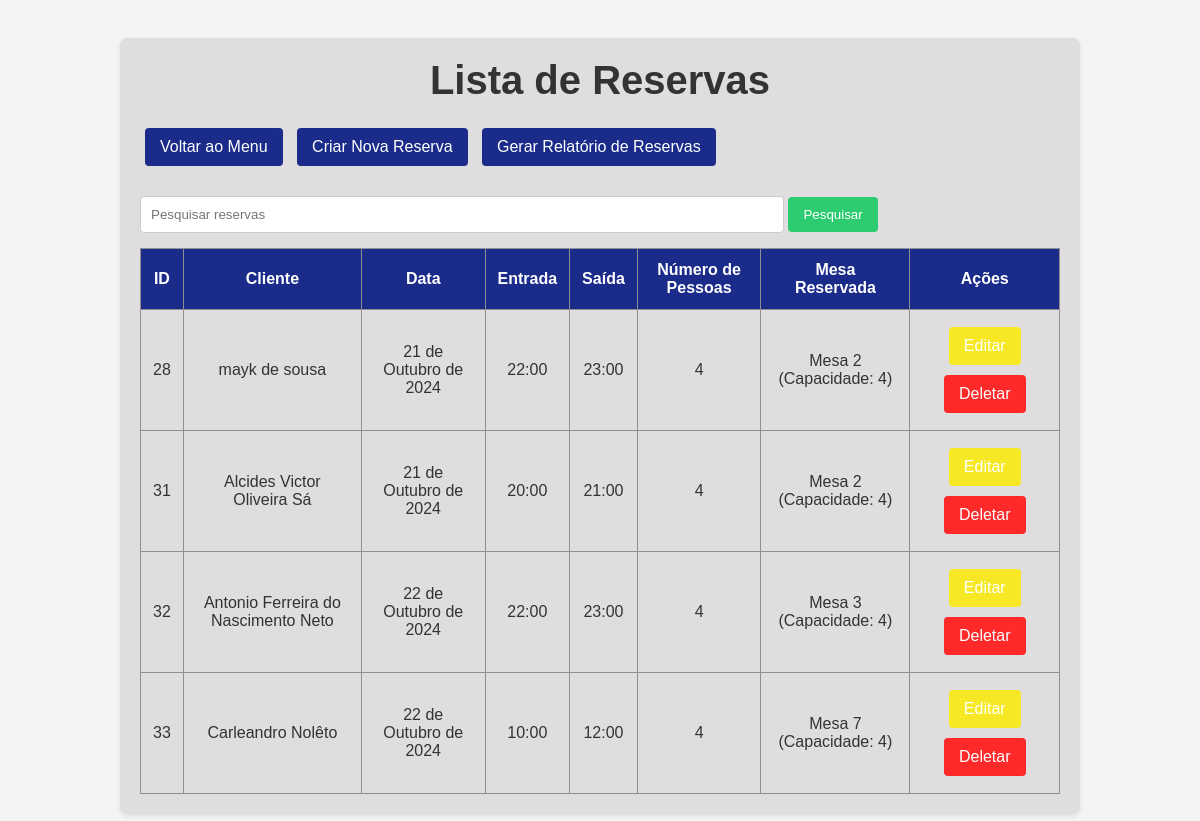
/reservas/ (signed in), run on the app's committed database.
### core/models.py (models this page shows, shortened)
class Reserva(models.Model):
    cliente = models.ForeignKey(Cliente, on_delete=models.CASCADE)  # Relaciona a reserva com o cliente
    mesa = models.ForeignKey(Mesa, on_delete=models.CASCADE)  # Relaciona a reserva com a mesa
    data_reserva = models.DateField()
    hora_entrada = models.TimeField()  # Horário de entrada
    hora_saida = models.TimeField()     # Horário de saída
    num_pessoas = models.IntegerField()

class Cliente(models.Model):
    nome = models.CharField(max_length=255)  # Campo para o nome do cliente
    email = models.EmailField(unique=True)             # Campo para o e-mail do cliente
    telefone = models.CharField(max_length=15)

class Mesa(models.Model):
    numero = models.IntegerField(unique=True)  # Número da mesa
    capacidade = models.IntegerField()  # Capacidade da mesa
    def __str__(self):
        return f'Mesa {self.numero} (Capacidade: {self.capacidade})'

### core/views.py (the view)
# urls.py: path('reservas/', views.lista_reservas, name='lista_reservas'),
@login_required
def lista_reservas(request):
    reservas = Reserva.objects.all().order_by('data_reserva', 'hora_entrada')  # Busca todas as reservas e ordena por data e hora de entrada.
    query = request.GET.get('q')  # Obtém o termo de busca (se houver).
    if query:
        reservas = Reserva.objects.annotate(  # Adiciona um campo "nome_cliente" à query para pesquisar.
            cliente_nome=Concat('cliente__nome', Value(''))  # Concatena o nome do cliente.
        ).filter(cliente__nome__icontains=query)  # Filtra as reservas que contenham o termo buscado.
    else:
        reservas = Reserva.objects.all()  # Caso não haja busca, retorna todas as reservas.
    return render(request, 'core/reservas/lista_reservas.html', {'reservas': reservas})  # Renderiza a lista de reservas.

### core/templates/core/reservas/lista_reservas.html (shortened to what this page needs)
{% block content %}
<head>
    {% load static %}
    <link rel="stylesheet" href="{% static 'css/lista.css' %}">
</head>
<div class="container">
    <h1>Lista de Reservas</h1>
    <a href="{% url 'menu' %}" class="button">Voltar ao Menu</a>
    <a href="{% url 'criar_reserva' %}" class="button">Criar Nova Reserva</a>
    <a href="{% url 'gerar_relatorio_reservas' %}" target="_blank" class="button">Gerar Relatório de Reservas</a>
    <form method="GET" action="{% url 'lista_reservas' %}">
        <input class="pesquisa"  type="text" name="q" placeholder="Pesquisar reservas" autocomplete="off">
        <button type="submit">Pesquisar</button>
    </form>
    <table>
        <thead>
            <tr>
                <th>ID</th>
                <th>Cliente</th>
                <th>Data</th>
                <th>Entrada</th>
                <th>Saída</th>
                <th>Número de Pessoas</th>
                <th>Mesa Reservada</th>
                <th>Ações</th>
            </tr>
        </thead>
        <tbody>
            {% for reserva in reservas %}
            <tr>
                <td>{{ reserva.id }}</td>
                <td>{{ reserva.cliente.nome }}</td>
                <td>{{ reserva.data_reserva }}</td>
                <td>{{ reserva.hora_entrada }}</td>
                <td>{{ reserva.hora_saida}}</td>
                <td>{{ reserva.num_pessoas }}</td>
                <td>{{ reserva.mesa }}</td>
                <td>
                    <a href="{% url 'editar_reserva' reserva.id %}" class="button-editar">Editar</a>
                    <a href="{% url 'deletar_reserva' reserva.id %}" class="button-deletar">Deletar</a>
                </td>
            </tr>
            {% empty %}
            <tr>
                <td colspan="5">Nenhuma reserva encontrada.</td>
            </tr>
            {% endfor %}
        </tbody>
    </table>
</div>
{% endblock %}

### core/static/css/lista.css (style rules this page uses)
* { margin: 0; padding: 0; box-sizing: border-box; }
.container { width: 80%; margin: 20px auto; padding: 20px; background-color: #dfdddd; border-radius: 8px; box-shadow: 0 2px 5px rgba(0, 0, 0, 0.1); }
h1 { font-size: 2.5em; margin-bottom: 20px; text-align: center; }
table { width: 100%; border-collapse: collapse; }
table th, table td { padding: 12px; text-align: center; border: 1px solid #8f8f8f; }
table th { background: #1a2b8a; color: white; }
.button { display: inline-block; padding: 10px 15px; margin: 5px; color: white; background: #1a2b8a; border: none; border-radius: 4px; text-decoration: none; transition: background-color 0.3s; }
.button-editar { display: inline-block; padding: 10px 15px; margin: 5px; color: rgb(255, 255, 255); background: #f6e824; border: none; border-radius: 4px; text-decoration: none; transition: background-color 0.3s; }
.button-deletar { display: inline-block; padding: 10px 15px; margin: 5px; color: rgb(255, 255, 255); background: #ff2929; border: none; border-radius: 4px; text-decoration: none; transition: background-color 0.3s; }
form { margin-top: 20px; }
form input[type="text"], form input[type="email"], form input[type="tel"], form select { width: 70%; padding: 10px; margin: 5px 0 15px 0; border: 1px solid #ccc; border-radius: 4px; }
form button { background-color: #2ecc71; border: none; color: white; padding: 10px 15px; border-radius: 4px; cursor: pointer; }

### data on the page
Reserva: id "28", cliente.nome "mayk de sousa", data_reserva "21 de Outubro de 2024", hora_entrada "22:00", hora_saida "23:00", num_pessoas "4", mesa "Mesa 2 (Capacidade: 4)"
Reserva: id "31", cliente.nome "Alcides Victor Oliveira Sá", data_reserva "21 de Outubro de 2024", hora_entrada "20:00", hora_saida "21:00", num_pessoas "4", mesa "Mesa 2 (Capacidade: 4)"
Reserva: id "32", cliente.nome "Antonio Ferreira do Nascimento Neto", data_reserva "22 de Outubro de 2024", hora_entrada "22:00", hora_saida "23:00", num_pessoas "4", mesa "Mesa 3 (Capacidade: 4)"
Reserva: id "33", cliente.nome "Carleandro Nolêto", data_reserva "22 de Outubro de 2024", hora_entrada "10:00", hora_saida "12:00", num_pessoas "4", mesa "Mesa 7 (Capacidade: 4)"
